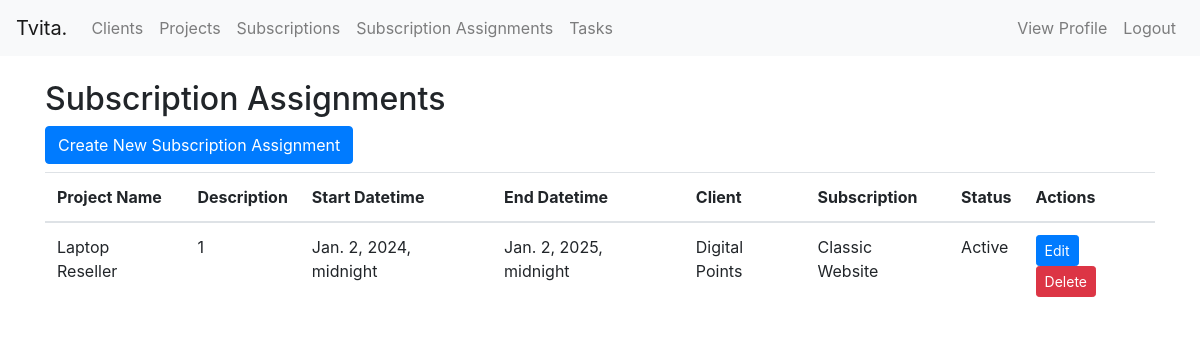
The app's page /subscription-assignments/ (signed in), older data.
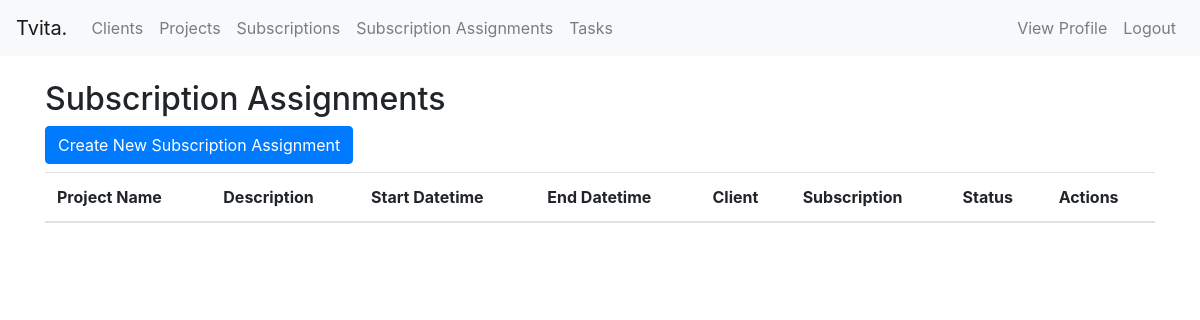
The same page, newer data.
### Clients/models.py (models this page shows, shortened)
class SubscriptionAssignment(models.Model):
    project_name = models.ForeignKey(Project, on_delete=models.CASCADE)
    description = models.TextField()
    start_datetime = models.DateTimeField()
    end_datetime = models.DateTimeField()
    client = models.ForeignKey(Client, on_delete=models.CASCADE)
    subscription = models.ForeignKey(Subscription, on_delete=models.CASCADE)
    status = models.CharField(max_length=10, choices=[('Active', 'Active'), ('Inactive', 'Inactive')])

class Project(models.Model):
    name = models.CharField(max_length=100)
    description = models.TextField()
    client = models.ForeignKey(Client, on_delete=models.CASCADE)
    created_at = models.DateTimeField(auto_now_add=True)
    status = models.CharField(max_length=20, choices=[('In Progress', 'In Progress'), ('Completed', 'Completed')])
    project_url = models.URLField(blank=True)
    credentials = models.TextField(blank=True)
    total_price = models.DecimalField(max_digits=10, decimal_places=2, default=0)  # New field for total price
    def __str__(self):
        return self.name

class Client(models.Model):
    name = models.CharField(max_length=100)
    email = models.EmailField()
    created_at = models.DateTimeField(auto_now_add=True)
    status = models.CharField(max_length=10, choices=[('Active', 'Active'), ('Inactive', 'Inactive')])
    country = models.CharField(max_length=255, null=True, blank=True)
    gender = models.CharField(max_length=255, null=True, blank=True)
    mobile = models.CharField(max_length=255, null=True, blank=True)
    client_category = models.CharField(max_length=255, null=True, blank=True)
    company_name = models.CharField(max_length=255, null=True, blank=True)
    official_website = models.URLField(null=True, blank=True)
    profile_picture = models.ImageField(upload_to='profile_pictures', null=True, blank=True)
    updated_at = models.DateTimeField(auto_now=True)
    def __str__(self):
        return self.name

class Subscription(models.Model):
    name = models.CharField(max_length=100)
    price_range = models.CharField(max_length=50)
    details = models.TextField()
    def __str__(self):
        return self.name

### Clients/views.py (the view)
# urls.py: path('subscription-assignments/', views.subscription_assignment_list, name='subscription_assignment_list'),
@login_required
def subscription_assignment_list(request):
    subscription_assignments = SubscriptionAssignment.objects.all()
    return render(request, 'subscriptionAssin/subscription_assignment_list.html', {'subscription_assignments': subscription_assignments})

### templates/subscriptionAssin/subscription_assignment_list.html (shortened to what this page needs)
{% extends 'base.html' %}
{% block content %}
  <h2>Subscription Assignments</h2>
  <a href="{% url 'subscription_assignment_create' %}" class="btn btn-primary mb-2">Create New Subscription Assignment</a>
  <table class="table">
    <thead>
      <tr>
        <th>Project Name</th>
        <th>Description</th>
        <th>Start Datetime</th>
        <th>End Datetime</th>
        <th>Client</th>
        <th>Subscription</th>
        <th>Status</th>
        <th>Actions</th>
      </tr>
    </thead>
    <tbody>
      {% for assignment in subscription_assignments %}
        <tr>
          <td>{{ assignment.project_name }}</td>
          <td>{{ assignment.description }}</td>
          <td>{{ assignment.start_datetime }}</td>
          <td>{{ assignment.end_datetime }}</td>
          <td>{{ assignment.client }}</td>
          <td>{{ assignment.subscription }}</td>
          <td>{{ assignment.status }}</td>
          <td>
            <a href="{% url 'subscription_assignment_edit' assignment.pk %}" class="btn btn-sm btn-primary">Edit</a>
            <a href="{% url 'subscription_assignment_delete' assignment.pk %}" class="btn btn-sm btn-danger" onclick="return confirm('Are you sure you want to delete this subscription assignment?')">Delete</a>
          </td>
        </tr>
      {% endfor %}
    </tbody>
  </table>
{% endblock %}

Row changes from the older to the newer data that the page shows:
removed SubscriptionAssignment: project_name "Laptop Reseller", description "1", start_datetime "Jan. 2, 2024, midnight", end_datetime "Jan. 2, 2025, midnight", client "Digital Points", subscription "Classic Website", status "Active"
